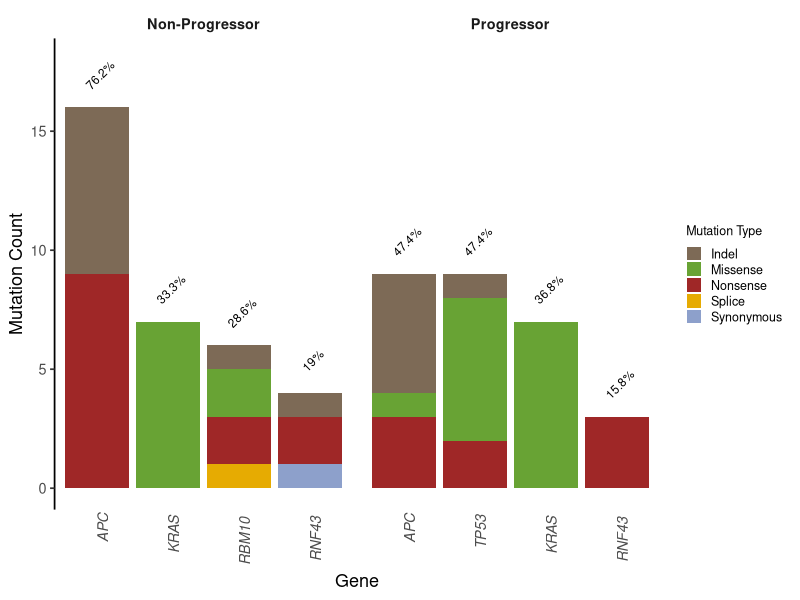
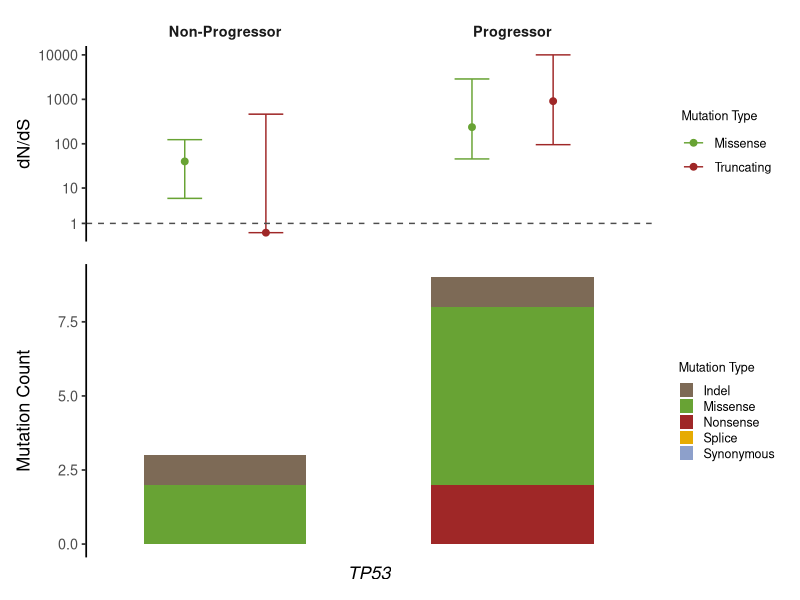

Write the R code that produced these figures, in order.
library(readr)
library(dplyr)
library(tidyr)
library(ggplot2)
library(forcats)
library(patchwork)

#### Prep ####
# Read in data
prog <- read_tsv("data/variants/dndscv/dndscv_genes_prog_pre.tsv") |>
  mutate(group = "Progressor")
non_prog <- read_tsv("data/variants/dndscv/dndscv_genes_non_prog_pre.tsv") |>
  mutate(group = "Non-Progressor")
prog_ci <- read_tsv("data/variants/dndscv/prog_gene_ci.tsv") |>
  mutate(group = "Progressor")
non_prog_ci <- read_tsv("data/variants/dndscv/non_prog_gene_ci.tsv") |>
  mutate(group = "Non-Progressor")

combined_df <- bind_rows(prog, non_prog)

n_prog <- 19
n_nprog <- 21

# Reshape and filter data
muts_df <- combined_df |>
  select(gene_name, qglobal_cv, group, n_syn, n_mis, n_non, n_spl, n_ind) |>
  pivot_longer(
    cols = starts_with("n_"),
    names_to = "mutation_type",
    values_to = "count"
  ) |>
  mutate(
    mutation_type = recode(mutation_type,
      n_syn = "Synonymous", n_mis = "Missense", n_non = "Nonsense",
      n_spl = "Splice", n_ind = "Indel"
    )
  )

sig_muts_sums <- muts_df |>
  filter(qglobal_cv < 0.05) |>
  group_by(gene_name, group, mutation_type) |>
  summarise(total = sum(count), .groups = "drop")

gene_pct <- sig_muts_sums |>
  group_by(group, gene_name) |>
  summarise(total_mut = sum(total), .groups = "drop") |>
  mutate(percent_samples = round(100 * total_mut / ifelse(group == "Progressor", n_prog, n_nprog), 1))

##### Plot ##### 
### Barplot ###
# Define colours
mutation_colours <- c(
  "Synonymous" = "#8DA0CB",   # slate blue-grey
  "Missense"   = "#68a334ff",   # muted green
  "Nonsense"   = "#9f2727ff",   # softer, warm red
  "Splice"     = "#E6AB02",   # goldenrod
  "Indel"      = "#7d6a56ff"    # teal
)

# Plot
counts_barplot <- ggplot(sig_muts_sums, aes(x = reorder(gene_name, -total), y = total, fill = mutation_type)) +
  geom_col() +
  geom_text(
    data = gene_pct,
    aes(x = gene_name, y = total_mut + 1.5 , label = paste0(percent_samples, "%")),
    inherit.aes = FALSE, 
    vjust = 1, size = 3, angle = 45
  ) +
  facet_wrap(~group, scales = "free_x") +
  scale_fill_manual(values = mutation_colours) +
  labs(
    x = "Gene",
    y = "Mutation Count",
    fill = "Mutation Type"
  ) +
  theme_classic(base_size = 13) +
  theme(
    panel.grid = element_blank(),
    axis.line.y = element_line(colour = "black"),
    axis.line.x = element_blank(),
    axis.ticks.x = element_blank(),
    axis.text.x = element_text(angle = 90, hjust = 1.2, face = "italic"),
    strip.background = element_blank(),
    strip.text = element_text(face = "bold"),
    legend.position = "right",
    legend.key.size = unit(0.4, "cm"),
    legend.text = element_text(size = 9),
    legend.title = element_text(size = 9)
  ) +
  scale_y_continuous(limits = c(0,18))

ggsave("plots/dndscv/precursors/dndscv_barplot.png", plot = counts_barplot, height = 4, width = 4.7, dpi = 300)

### TP53 Plot ###
tp53_df <- muts_df |>
  filter(gene_name == "TP53") |>
  group_by(gene_name, group, mutation_type) |>
  summarise(total = sum(count), .groups = "drop")

barplot <- ggplot(tp53_df, aes(x = gene_name, y = total, fill = mutation_type)) +
              geom_col(position = "stack", width = 0.7) +
              facet_wrap(~group, scales = "free_x") +
              scale_fill_manual(values = mutation_colours) +
              labs(
                x = "TP53",
                y = "Mutation Count",
                fill = "Mutation Type"
              ) +
              theme_classic(base_size = 13) +
              theme(
                panel.grid = element_blank(),
                axis.line.y = element_line(colour = "black"),
                axis.line.x = element_blank(),
                axis.title.x = element_text(face = "italic"),
                axis.ticks.x = element_blank(),
                axis.text.x = element_blank(),
                strip.background = element_blank(),
                strip.text = element_blank(),
                legend.position = "right",
                legend.key.size = unit(0.4, "cm"),
                legend.text = element_text(size = 9),
                legend.title = element_text(size = 9)
              )

# Prep
ci_df <- bind_rows(prog_ci, non_prog_ci) |>
  rename(gene_name = gene) |>
  tidyr::pivot_longer(cols = starts_with(c("mis", "tru")),
                      names_to = c("type", ".value"),
                      names_pattern = "(mis|tru)_(.*)") |>
  mutate(type = dplyr::recode(type,
                         "mis" = "Missense",
                         "tru" = "Truncating")
        )

# Dot plot of truncating dN/dS with error bars
dotplot <- ggplot(ci_df, aes(x = gene_name, y = mle, colour = type)) +
  geom_point(size = 2, position = position_dodge(width = 0.7)) +
  geom_errorbar(aes(ymin = low, ymax = high),
    width = 0.3,
    position = position_dodge(width = 0.7)
  ) +
  geom_hline(yintercept = 1, linetype = "dashed", colour = "grey30") +
  scale_color_manual(values = c("#68a334ff", "#9f2727ff")) +
  scale_y_log10(trans = "pseudo_log", breaks = c(1, 10, 100, 1000, 10000)) +
  facet_wrap(~group, scales = "free_x") +
  theme_classic(base_size = 13) +
  theme(
    axis.title.x = element_blank(),
    axis.text.x = element_blank(),
    axis.ticks.x = element_blank(),
    axis.line.x = element_blank(),
    strip.background = element_blank(),
    strip.text = element_text(face = "bold"),
    legend.text = element_text(size = 9),
    legend.title = element_text(size = 9),
    legend.position = "right"
  ) +
  labs(y = "dN/dS", colour = "Mutation Type")

# Combine
combined_plot <- dotplot / barplot + plot_layout(heights = c(1, 1.5))

ggsave("plots/dndscv/precursors/dndscv_tp53_plot.png", plot = combined_plot, height = 5, width = 5.2, dpi = 300)
